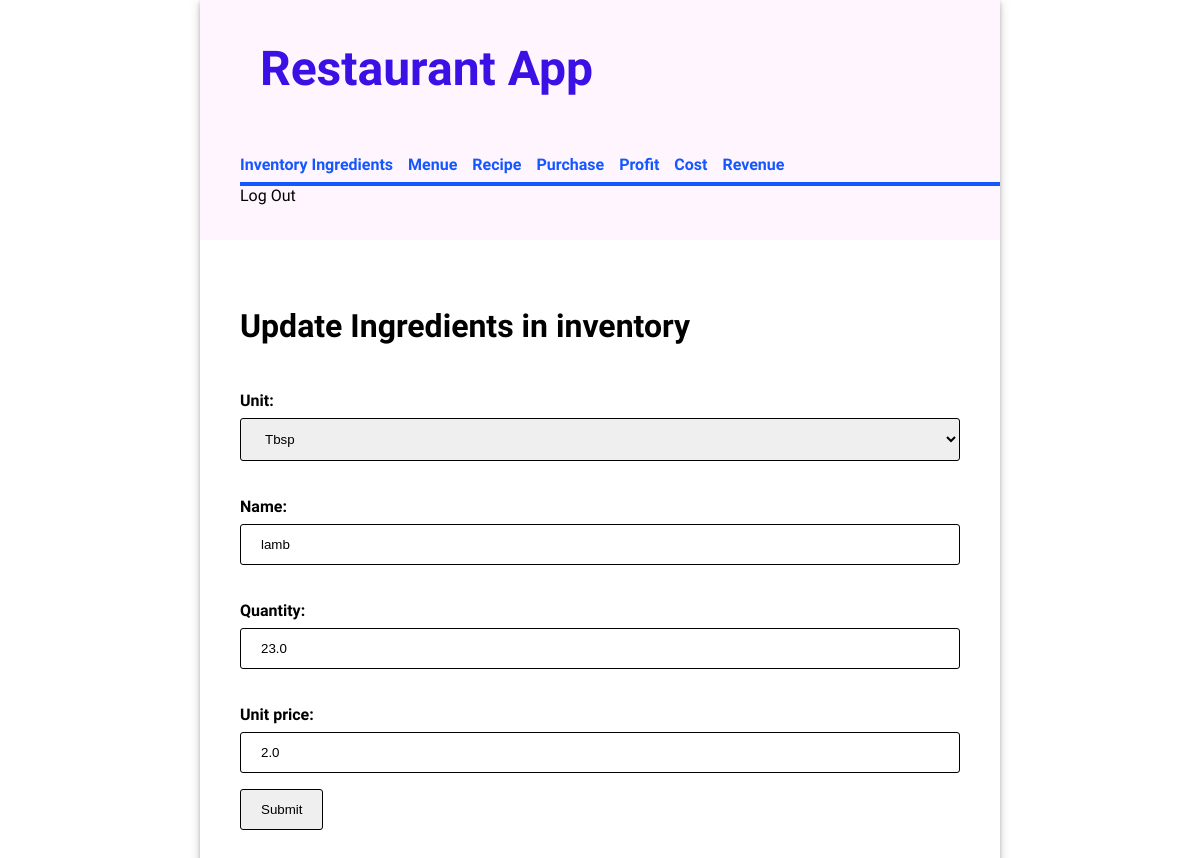
The page /restaurant/inventory/1/update/ on the database its author committed.
### restaurant/models.py (models this page shows, shortened)
class Ingredient( models.Model):
    class Unit(models.IntegerChoices):
        Tbsp = 1, "Tbsp"
        Lbs = 2, "Lbs"
    unit = models.PositiveSmallIntegerField(choices=Unit.choices,default=Unit.Tbsp )
    name = models.CharField(max_length = 100)
    quantity = models.FloatField()
    unit_price = models.FloatField()

### restaurant/views.py (the view)
# urls.py: path("inventory/<pk>/update/", views.UpdateIngredients.as_view(), name = 'update-ingredient'),
class UpdateIngredients(UpdateView):
          model = Ingredient
          form_class = InventoryForm
          template_name = 'inventory/ingredient_update.html'
          success_url = reverse_lazy('inventory')

### restaurant/forms.py
class InventoryForm(forms.ModelForm):
     class Meta:
          model = Ingredient
          fields = "__all__"

### restaurant/templates/inventory/ingredient_update.html (shortened to what this page needs)
{% extends 'inventory/base.html'%}
{% block content%}
<h2>Update Ingredients in inventory </h2>
<form method="post">
<div>
  {% csrf_token %} {{ form.as_p }}
  <input type="submit" value="Submit" />
</div>
</form>
{% endblock %}

### restaurant/static/inventory/style.css (style rules this page uses)
body { font-family: "Oxygen", sans-serif; margin: 0; }
input, select { width: 100%; padding: 12px 20px; margin: 8px 0; box-sizing: border-box; border: 1px solid black; border-radius: 3px; }
main h2 { font-size: 2em; }
main form input[type="submit"] { width: max-content; }
main form * { display: block; }
main form label { font-size: 1em; font-weight: bold; padding-top: 20px; }

### rows shown on the page
Ingredient: unit "Tbsp", name "lamb", quantity "23.0", unit_price "2.0"
